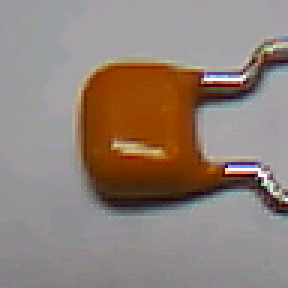
%> input picture Datasets/capacitor/0.png, 96 x 96 px (shown 3 times larger)
$ octave --eval "result = segment_Car(imread('../Datasets/capacitor/0.png'));"   (GNU Octave 9; MATLAB toolbox functions it lacks are replaced by stand-ins)
%> lines starting %> are read from the running program, lines starting %| are printed output that depends on the picture; in (x1, y1, x2, y2) boxes, pixels count from 0 and x2, y2 are one past the last pixel; in counts of white or black regions, pixels touching at a corner belong together; the program's own positions count from 1
function [BW,maskedImage] = segment_Car(X)
%segmentImage Segment image using auto-generated code from Image Segmenter app
%  [BW,MASKEDIMAGE] = segmentImage(X) segments image X using auto-generated
%  code from the Image Segmenter app. The final segmentation is returned in
%  BW, and a masked image is returned in MASKEDIMAGE.

% Auto-generated by imageSegmenter app on 03-Feb-2025
%----------------------------------------------------

X = rgb2gray(X);
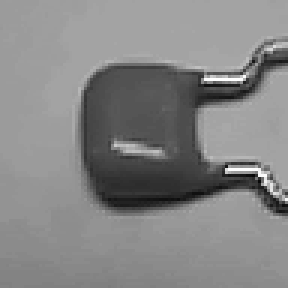
%> X: size 96x96 uint8 (shown 3 times larger); min 9, max 255, mean 133
F = fspecial("average",12);
X = imfilter(X, F);
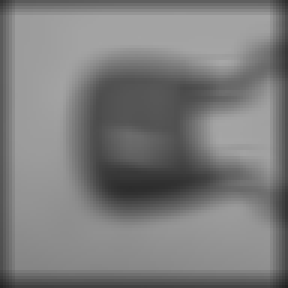
%> X: size 96x96 uint8 (shown 3 times larger); min 35, max 167, mean 123.9
X = imadjust(X);
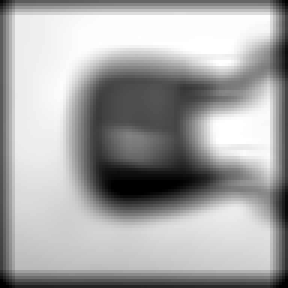
%> X: size 96x96 uint8 (shown 3 times larger); min 0, max 255, mean 165.3

% Threshold image with manual threshold
BW = im2gray(X) > 2.524500e+02;
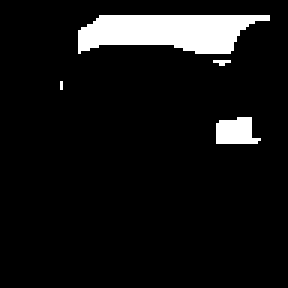
%> BW: size 96x96 logical (shown 3 times larger); 7.8% white; 4 white regions (2 under 20 px), largest, box (x1, y1, x2, y2) and area: (26, 5, 90, 18) 605, (72, 39, 87, 48) 105

% Dilate mask with default
radius = 21;
decomposition = 0;
se = strel('disk', radius, decomposition);
BW = imdilate(BW, se);
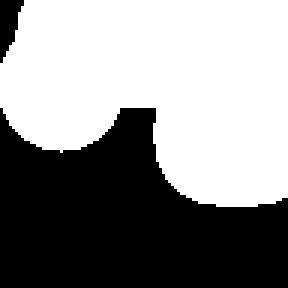
%> BW: size 96x96 logical (shown 3 times larger); 55.5% white; 2 black regions, box (x1, y1, x2, y2) and area: (0, 36, 96, 96) 3996, (0, 0, 8, 21) 102

% Draw ROIs

xPos = [299.5822 500.5191 535.3636 474.9664 297.2593];
yPos = [459.8475 421.5202 467.9776 508.6278 515.5964];
m = size(BW, 1);
%> m = 96
n = size(BW, 2);
%> n = 96
addedRegion = poly2mask(xPos, yPos, m, n);
BW = BW & ~addedRegion;
BW = bwpropfilt(BW,'Area',[10100, 24000]);
%> BW: size 96x96 logical; every value is 0
BW = ~BW;
%> BW: size 96x96 logical; every value is 1
% Create masked image.
maskedImage = X;
maskedImage(~BW) = 0;

end

$ run again, on Datasets/capacitor/1.png
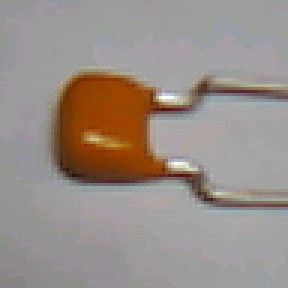
%> input picture Datasets/capacitor/1.png, 96 x 96 px (shown 3 times larger)
%> in segment_Car, `BW = im2gray(X) > 2.524500e+02;`:
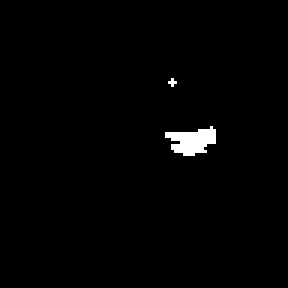
%> BW: size 96x96 logical (shown 3 times larger); 1.2% white; 2 white regions (1 under 20 px), largest, box (x1, y1, x2, y2) and area: (55, 42, 72, 52) 106
%> in segment_Car, `BW = imdilate(BW, se);`:
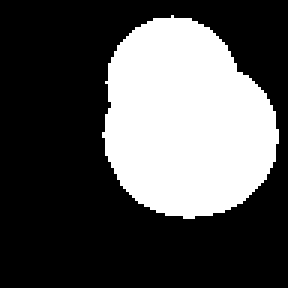
%> BW: size 96x96 logical (shown 3 times larger); 32.3% white; 1 white region, box (x1, y1, x2, y2) and area: (34, 5, 93, 73) 2981

$ run again, on Datasets/capacitor/10.png
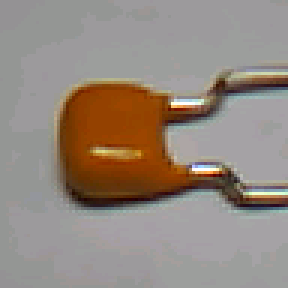
%> input picture Datasets/capacitor/10.png, 96 x 96 px (shown 3 times larger)
%> in segment_Car, `BW = im2gray(X) > 2.524500e+02;`:
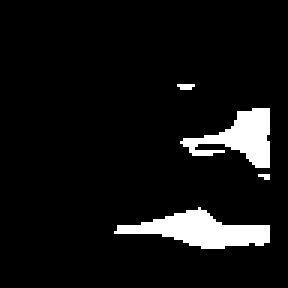
%> BW: size 96x96 logical (shown 3 times larger); 7.2% white; 4 white regions (2 under 20 px), largest, box (x1, y1, x2, y2) and area: (38, 69, 90, 83) 366, (60, 36, 90, 56) 285
%> in segment_Car, `BW = imdilate(BW, se);`:
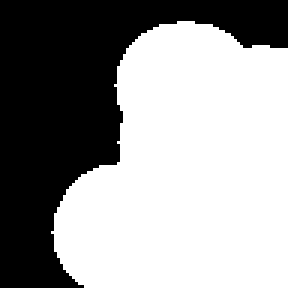
%> BW: size 96x96 logical (shown 3 times larger); 59.6% white; 1 black region, box (x1, y1, x2, y2) and area: (0, 0, 96, 96) 3725

$ run again, on Datasets/capacitor/11.png
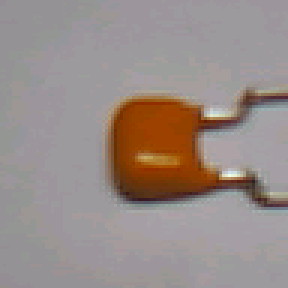
%> input picture Datasets/capacitor/11.png, 96 x 96 px (shown 3 times larger)
%> in segment_Car, `BW = im2gray(X) > 2.524500e+02;`:
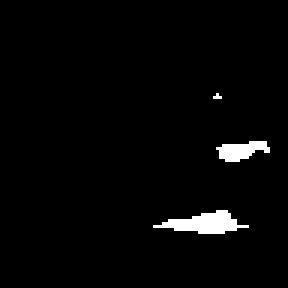
%> BW: size 96x96 logical (shown 3 times larger); 2.4% white; 3 white regions (1 under 20 px), largest, box (x1, y1, x2, y2) and area: (51, 70, 83, 78) 137, (72, 47, 90, 54) 79
%> in segment_Car, `BW = imdilate(BW, se);`:
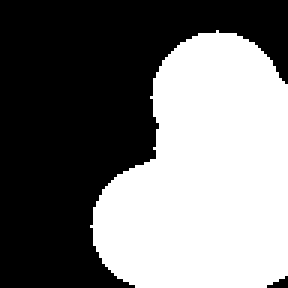
%> BW: size 96x96 logical (shown 3 times larger); 46.1% white; 1 white region, box (x1, y1, x2, y2) and area: (30, 10, 96, 96) 4252
